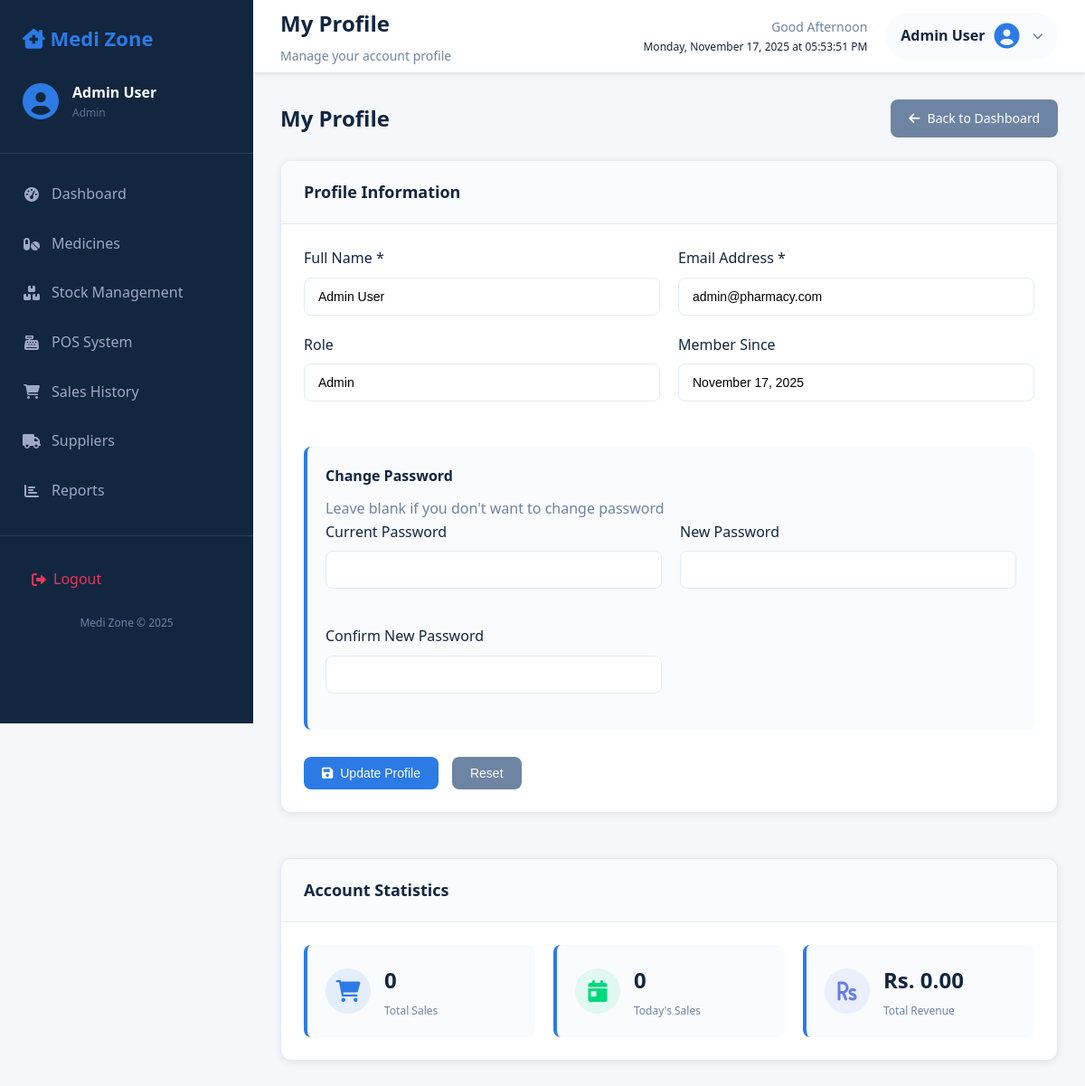
The page /pages/profile.php (signed in) on the database its author committed.
### tables this page shows
CREATE TABLE users (
    id INT AUTO_INCREMENT PRIMARY KEY,
    name VARCHAR(100) NOT NULL,
    email VARCHAR(100) UNIQUE NOT NULL,
    password VARCHAR(255) NOT NULL,
    role ENUM('admin', 'cashier') DEFAULT 'cashier',
    created_at TIMESTAMP DEFAULT CURRENT_TIMESTAMP,
    updated_at TIMESTAMP DEFAULT CURRENT_TIMESTAMP ON UPDATE CURRENT_TIMESTAMP
);

### pages/profile.php (the view, shortened to what this page needs)
<?php
require_once '../db.php';
try {
    $stmt = $db->prepare("SELECT id, name, email, role, created_at FROM users WHERE id = ?");
    $stmt->execute([$_SESSION['user_id']]);
    $user = $stmt->fetch(PDO::FETCH_ASSOC);
} catch(PDOException $e) {
    $error = "Database error: " . $e->getMessage();
}
?>
<!DOCTYPE html>
<html lang="en">
<head>
    <link rel="stylesheet" href="../css/style.css">
    <link href="https://cdnjs.cloudflare.com/ajax/libs/font-awesome/6.0.0/css/all.min.css" rel="stylesheet">
</head>
<body>
    <div class="container">
        <?php include '../partials/sidebar.php'; ?>
        <div class="main-content">
            <?php include '../partials/header.php'; ?>
            <div class="content">
                <div class="page-actions">
                    <h2>My Profile</h2>
                    <a href="dashboard.php" class="btn btn-secondary">
                        <i class="fas fa-arrow-left"></i> Back to Dashboard
                    </a>
                </div>
                <div class="profile-container">
                    <div class="card">
                        <div class="card-header">
                            <h3>Profile Information</h3>
                        </div>
                        <div class="card-body">
                            <form method="POST" id="profileForm">
                                <div class="form-row">
                                    <div class="form-group">
                                        <label for="name">Full Name *</label>
                                        <input type="text" id="name" name="name" required
                                               value="<?php echo htmlspecialchars($user['name']); ?>">
                                    </div>
                                    <div class="form-group">
                                        <label for="email">Email Address *</label>
                                        <input type="email" id="email" name="email" required
                                               value="<?php echo htmlspecialchars($user['email']); ?>">
                                    </div>
                                </div>
                                <div class="form-row">
                                    <div class="form-group">
                                        <label for="role">Role</label>
                                        <input type="text" id="role" value="<?php echo ucfirst($user['role']); ?>" readonly>
                                    </div>
                                    <div class="form-group">
                                        <label for="member_since">Member Since</label>
                                        <input type="text" id="member_since"
                                               value="<?php echo date('F j, Y', strtotime($user['created_at'])); ?>" readonly>
                                    </div>
                                </div>
                                <div class="form-section">
                                    <h4>Change Password</h4>
                                    <p class="text-muted">Leave blank if you don't want to change password</p>
                                    <div class="form-row">
                                        <div class="form-group">
                                            <label for="current_password">Current Password</label>
                                            <input type="password" id="current_password" name="current_password">
                                        </div>
                                        <div class="form-group">
                                            <label for="new_password">New Password</label>
                                            <input type="password" id="new_password" name="new_password">
                                        </div>
                                        <div class="form-group">
                                            <label for="confirm_password">Confirm New Password</label>
                                            <input type="password" id="confirm_password" name="confirm_password">
                                        </div>
                                    </div>
                                </div>
                                <div class="form-actions">
                                    <button type="submit" name="update_profile" class="btn btn-primary">
                                        <i class="fas fa-save"></i> Update Profile
                                    </button>
                                    <button type="reset" class="btn btn-secondary">Reset</button>
                                </div>
                            </form>
                        </div>
                    </div>
                    <div class="card">
                        <div class="card-header">
                            <h3>Account Statistics</h3>
                        </div>
                        <div class="card-body">
                            <div class="stats-grid-mini">
                                <?php
                                try {
                                    $stmt = $db->prepare("SELECT COUNT(*) as total_sales FROM sales WHERE user_id = ?");
                                    $stmt->execute([$_SESSION['user_id']]);
                                    $total_sales = $stmt->fetch(PDO::FETCH_ASSOC)['total_sales'];
                                    $stmt = $db->prepare("SELECT COUNT(*) as today_sales FROM sales WHERE user_id = ? AND DATE(created_at) = CURDATE()");
                                    $stmt->execute([$_SESSION['user_id']]);
                                    $today_sales = $stmt->fetch(PDO::FETCH_ASSOC)['today_sales'];
                                    $stmt = $db->prepare("SELECT COALESCE(SUM(total_amount), 0) as total_revenue FROM sales WHERE user_id = ?");
                                    $stmt->execute([$_SESSION['user_id']]);
                                    $total_revenue = $stmt->fetch(PDO::FETCH_ASSOC)['total_revenue'];
                                } catch(PDOException $e) {
                                    $total_sales = $today_sales = $total_revenue = 0;
                                }
                                ?>
                                <div class="stat-mini">
                                    <div class="stat-icon-mini primary">
                                        <i class="fas fa-shopping-cart"></i>
                                    </div>
                                    <div class="stat-info-mini">
                                        <h3><?php echo $total_sales; ?></h3>
                                        <p>Total Sales</p>
                                    </div>
                                </div>
                                <div class="stat-mini">
                                    <div class="stat-icon-mini success">
                                        <i class="fas fa-calendar-day"></i>
                                    </div>
                                    <div class="stat-info-mini">
                                        <h3><?php echo $today_sales; ?></h3>
                                        <p>Today's Sales</p>
                                    </div>
                                </div>
                                <div class="stat-mini">
                                    <div class="stat-icon-mini revenue">
                                        <i class="fas fa-rupee-sign"></i>
                                    </div>
                                    <div class="stat-info-mini">
                                        <h3>Rs. <?php echo number_format($total_revenue, 2); ?></h3>
                                        <p>Total Revenue</p>
                                    </div>
                                </div>
                            </div>
                        </div>
                    </div>
                </div>
            </div>
        </div>
    </div>
</body>
</html>

### css/style.css (style rules this page uses)
* { margin: 0; padding: 0; box-sizing: border-box; }
:root { --primary: #2c7be5; --primary-dark: #1a68d1; --secondary: #6e84a3; --success: #00d97e; --warning: #f6c343; --danger: #e63757; --light: #f9fbfd; --dark: #12263f; --gray: #95aac9; --border: #e3ebf6; --sidebar-width: 280px; --header-height: 80px; }
body { font-family: 'Segoe UI', Tahoma, Geneva, Verdana, sans-serif; background-color: #f5f7fa; color: var(--dark); line-height: 1.6; }
.container { display: flex; min-height: 100vh; }
.main-content { flex: 1; margin-left: var(--sidebar-width); min-height: 100vh; }
.content { padding: 30px; }
.card { background: white; border-radius: 12px; box-shadow: 0 2px 10px rgba(0,0,0,0.08); margin-bottom: 25px; }
.card-header { padding: 20px 25px; border-bottom: 1px solid var(--border); display: flex; justify-content: space-between; align-items: center; }
.card-header h3 { font-size: 18px; color: var(--dark); }
.card-body { padding: 25px; }
.btn { display: inline-flex; align-items: center; gap: 8px; padding: 10px 20px; border: none; border-radius: 8px; font-size: 14px; font-weight: 500; cursor: pointer; text-decoration: none; transition: all 0.3s ease; }
.btn-primary { background: var(--primary); color: white; }
.btn-secondary { background: var(--secondary); color: white; }
.form-group { margin-bottom: 20px; }
.form-row { display: grid; grid-template-columns: 1fr 1fr; gap: 20px; }
.form-group label { display: block; margin-bottom: 8px; font-weight: 500; color: var(--dark); }
.form-group input, .form-group select, .form-group textarea { width: 100%; padding: 12px 15px; border: 1px solid var(--border); border-radius: 8px; font-size: 14px; transition: border 0.3s ease; }
.form-actions { display: flex; gap: 15px; margin-top: 25px; }
.page-actions { display: flex; justify-content: space-between; align-items: center; margin-bottom: 25px; }
.page-actions h2 { color: var(--dark); font-size: 24px; }
.text-muted { color: var(--secondary) !important; }
.card { background: white; border-radius: 12px; box-shadow: 0 2px 10px rgba(0,0,0,0.08); margin-bottom: 25px; border: 1px solid var(--border); transition: box-shadow 0.3s ease; }
.content { padding: 30px; animation: fadeIn 0.5s ease-in; }
.card-header { padding: 20px 25px; border-bottom: 1px solid var(--border); display: flex; justify-content: space-between; align-items: center; background: var(--light); border-radius: 12px 12px 0 0; }
.card-header h3 { font-size: 18px; color: var(--dark); margin: 0; font-weight: 600; }
.profile-container { display: grid; gap: 25px; }
.form-section { margin: 30px 0; padding: 20px; background: var(--light); border-radius: 8px; border-left: 4px solid var(--primary); }
.form-section h4 { margin-bottom: 10px; color: var(--dark); }
.stats-grid-mini { display: grid; grid-template-columns: repeat(auto-fit, minmax(200px, 1fr)); gap: 20px; }
.stat-mini { display: flex; align-items: center; padding: 20px; background: var(--light); border-radius: 8px; border-left: 4px solid var(--primary); }
.stat-icon-mini { font-size: 24px; margin-right: 15px; width: 50px; height: 50px; border-radius: 50%; display: flex; align-items: center; justify-content: center; }
.stat-icon-mini.primary { background: rgba(44, 123, 229, 0.1); color: var(--primary); }
.stat-icon-mini.success { background: rgba(0, 217, 126, 0.1); color: var(--success); }
.stat-icon-mini.revenue { background: rgba(102, 126, 234, 0.1); color: #667eea; }
.stat-info-mini h3 { font-size: 24px; margin-bottom: 5px; color: var(--dark); }
.stat-info-mini p { color: var(--secondary); font-size: 12px; margin: 0; }
.main-content { position: relative; z-index: 1; }

### rows shown on the page
users: name "Admin User", email "admin@pharmacy.com", role "Admin", created_at "November 17, 2025"

### other values the page prints
$_SESSION['user_name'] "Admin User"
$_SESSION['user_role'] "Admin"
$page_title "My Profile"
$page_description "Manage your account profile"
$total_sales "0"
$today_sales "0"
$total_revenue "0.00"
